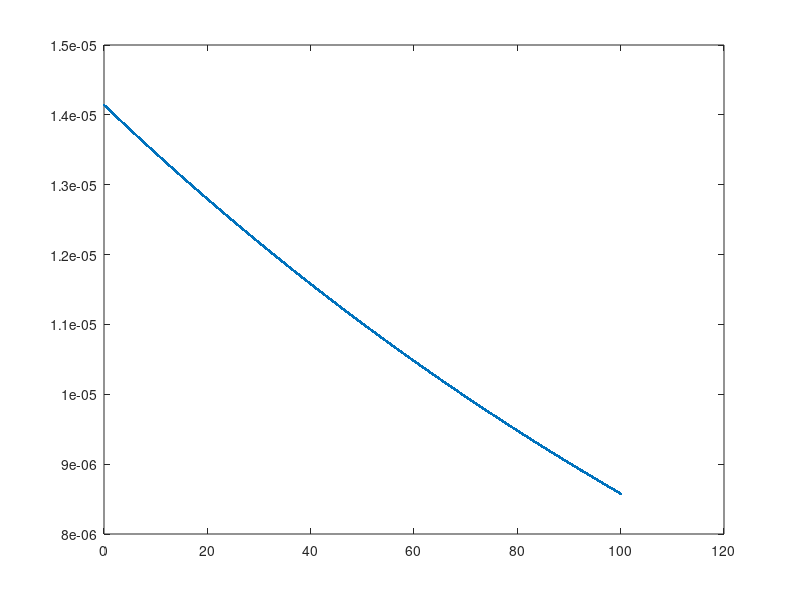

MATLAB code for this plot:
load('ImplicitPhase_1_1_50000.mat');
Eco = EcoRecord;
load('tArray.mat');
[sizeR, sizeC] = size(Eco);
ExactSol = [1;1];
t = tArray(1);
idx = 1;
while t < 100
    RecordSol(1, 1) = Eco(idx, 1);
    RecordSol(2, 1) = Eco(idx, 2);
    normArray(idx, 1) = norm(RecordSol - ExactSol);
    truncatedTArray(idx, 1)= tArray(idx);
    t = tArray(idx);
    idx = idx + 1;
end

plot(truncatedTArray, normArray, '.');